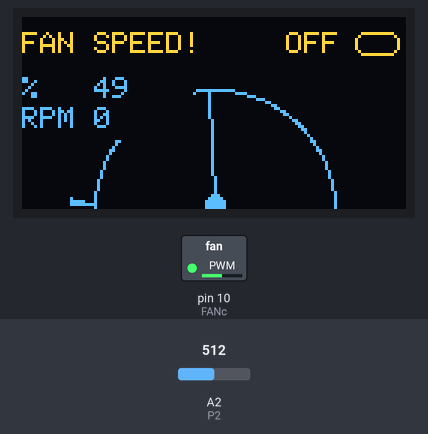
This sketch was run on a simulated Arduino Uno, built with avr-gcc and run on an emulated ATmega328P. Shown: 128×64 one-colour display, switched loads named in the sketch (green lamp = pin HIGH). Inputs (shaded band) come from the test bench; at power-on: A2 (P2) = 512. The OLED is the two-colour kind (top 16 rows yellow).

Above: at 1.2 s.
1.3 s: A2 (P2) set to 528
At 1.8 s:
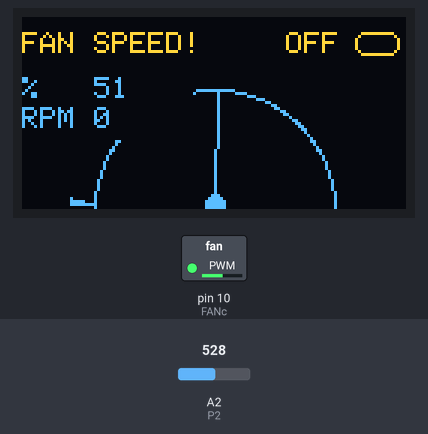
2.8 s: A2 (P2) set to 900
At 3.6 s:
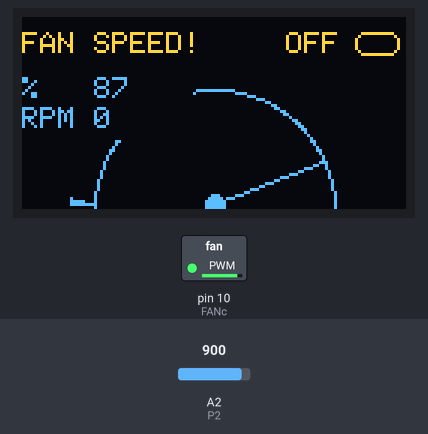
4.3 s: A2 (P2) set to 122
At 5.1 s:
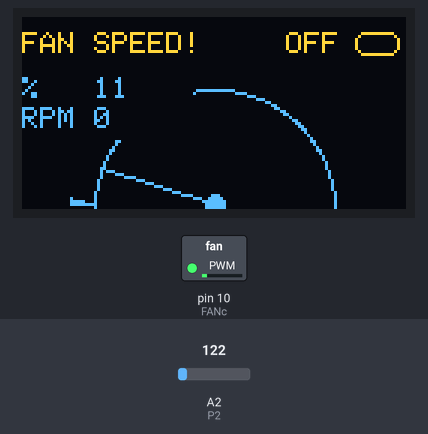
5.8 s: A2 (P2) set to 0
At 6.9 s:
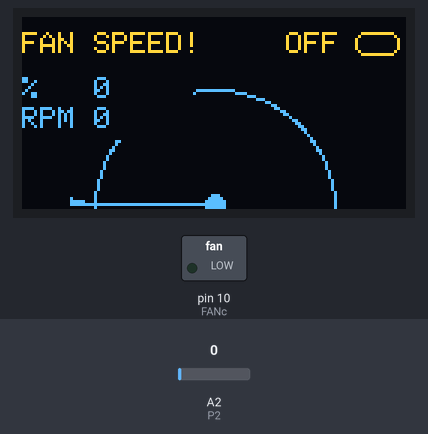
7.3 s: A2 (P2) set to 306
At 8.6 s:
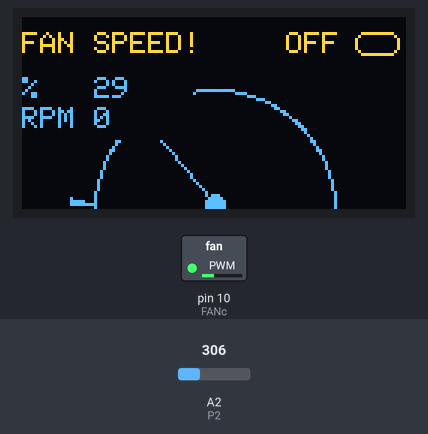
Timing chart, 0 to 9.8 s (numbered marks = the images above; inputs shaded):
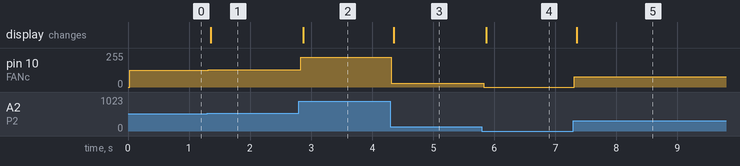

Measured:
- the behaviour switches between 513 and 514 on A2 (P2) (found by bisection; images 0 and 1)
- after the input at 1.3 s, pin 10 (FANc): 127/255 → 131/255 at once; the display: changes after 0.06 s (image 1)
- after the input at 2.8 s, pin 10 (FANc): 131/255 → 224/255 at once; the display: changes after 0.07 s (image 2)
- after the input at 4.3 s, pin 10 (FANc): 224/255 → 30/255 at once; the display: changes after 0.05 s (image 3)
- after the input at 5.8 s, pin 10 (FANc): 30/255 → 0/255 at once; the display: changes after 0.07 s (image 4)
- after the input at 7.3 s, pin 10 (FANc): 0/255 → 76/255 at once; the display: changes after 0.05 s (image 5)

The sketch:

fan_speed.ino
```cpp
#include <Math.h>
#define PI 3.1415926535897932384626433832795

#include <Wire.h>
#include <Adafruit_GFX.h>
#include <Adafruit_SSD1306.h>

#define SCREEN_WIDTH 128 // OLED display width,  in pixels
#define SCREEN_HEIGHT 64 // OLED display height, in pixels

//Declare an SSD1306 display object connected to I2C
Adafruit_SSD1306 oled(SCREEN_WIDTH, SCREEN_HEIGHT, &Wire, -1);

#define USE_TIMER_3     true
#include "TimerInterrupt.h"
#include "ISR_Timer.h"
#define HW_TIMER_INTERVAL_MS         50L
#define TIMER_INTERVAL_500MS        500L
#define TIMER_INTERVAL_1000MS      1000L
ISR_Timer ISR_timer;

//HW pin definition
#define FANc 10 //PWM
#define P2 A2   //Potenciometro
#define TAC 7   //Tachometer

//Global var
volatile long pulseCount = 0;
unsigned long RPMv = 0;
unsigned long lastTime = millis();

int Hz2RPM = 60;
int pulsesBYrev = 2;

void setup() {
  // put your setup code here, to run once:
  pinMode(FANc, OUTPUT);
  analogWrite(FANc, 0);

  pinMode(TAC, INPUT_PULLUP);
  attachInterrupt(digitalPinToInterrupt(TAC), onPulse, RISING);

  // initialize OLED display with address 0x3C for 128x64
  if (!oled.begin(SSD1306_SWITCHCAPVCC, 0x3C)) {
    Serial.println(F("SSD1306 allocation failed"));
    while (true);
  }

  oled.setTextSize(1);          // text size
  oled.setTextColor(WHITE);     // text color

  ITimer3.init();
  ITimer3.attachInterruptInterval(HW_TIMER_INTERVAL_MS, TimerHandler);

  ISR_timer.setInterval(TIMER_INTERVAL_500MS, measureRPM);
  ISR_timer.setInterval(TIMER_INTERVAL_1000MS, OLEDTimerHandler);

  //Serial.begin(9600);
}

void TimerHandler()
{
  ISR_timer.run();
}

void measureRPM()
{
    RPMv = 1000*((float)pulseCount/(millis() - lastTime))*(Hz2RPM/pulsesBYrev);
    pulseCount = 0;
    lastTime = millis();
}

void OLEDTimerHandler()
{
    //OLEDupdate();
    //Serial.print("RPM: "); Serial.println(RPMv);
    //Serial.print("millis: "); Serial.println(millis());
}

void OLEDupdate(){
  int input = analogRead(P2);
  int DutyCycle = map(input, 0, 1023, 0, 255);
  analogWrite(FANc, DutyCycle);

  int DutyCycle_p = map(DutyCycle, 0, 255, 0, 100);
  int RPM_p = map(RPMv, 0, 2070, 0, 100);

  oled.clearDisplay(); // clear display
  oled.setCursor(0, 5);// position to display
  oled.println("FAN SPEED!");

  if(RPMv <10){
    oled.drawRoundRect(SCREEN_WIDTH-17, 5, 15, 8, 3, WHITE);
    oled.setCursor(SCREEN_WIDTH-40, 5);// position to display
    oled.println("OFF");
  }
  if(RPMv >10){
    oled.fillRoundRect(SCREEN_WIDTH-17, 5, 15, 8, 3, WHITE);
    oled.setCursor(SCREEN_WIDTH-40, 5);// position to display
    oled.println("ON!");
  }

  oled.fillCircle(SCREEN_WIDTH/2, SCREEN_HEIGHT, SCREEN_WIDTH*5/16, WHITE);
  oled.fillCircle(SCREEN_WIDTH/2, SCREEN_HEIGHT, SCREEN_WIDTH*5/16*0.99, BLACK);
  oled.fillCircle(SCREEN_WIDTH/2, SCREEN_HEIGHT-2, 3, WHITE);
  oled.drawLine(SCREEN_WIDTH/2, SCREEN_HEIGHT-2, SCREEN_WIDTH/2-SCREEN_WIDTH*5/16*cos(PI*DutyCycle_p/100), SCREEN_HEIGHT-max(2,SCREEN_WIDTH*5/16*sin(PI*DutyCycle_p/100)), WHITE);
//  oled.fillCircle(SCREEN_WIDTH/2-SCREEN_WIDTH*5/16*cos(PI*DutyCycle_p/100), SCREEN_HEIGHT-max(2,SCREEN_WIDTH*5/16*sin(PI*DutyCycle_p/100)), 2, WHITE);
  oled.fillTriangle(
    SCREEN_WIDTH/2-1*SCREEN_WIDTH*5/16*cos(PI*RPM_p/100), SCREEN_HEIGHT-max(2,1*SCREEN_WIDTH*5/16*sin(PI*RPM_p/100)),
    SCREEN_WIDTH/2-1.2*SCREEN_WIDTH*5/16*cos(PI*RPM_p/100+PI/50), SCREEN_HEIGHT-max(2,1.2*SCREEN_WIDTH*5/16*sin(PI*RPM_p/100+PI/50)),
    SCREEN_WIDTH/2-1.2*SCREEN_WIDTH*5/16*cos(PI*RPM_p/100-PI/50), SCREEN_HEIGHT-max(2,1.2*SCREEN_WIDTH*5/16*sin(PI*RPM_p/100-PI/50)),
    WHITE);

  oled.fillRoundRect(0, 19, SCREEN_WIDTH/2*0.9, 22, 0, BLACK);
  char buffer[40];
  oled.setCursor(0, 20);// position to display
  sprintf(buffer, "%%   %d", DutyCycle_p);
  oled.println(buffer); // text to display
  oled.setCursor(0, 30);// position to display
  sprintf(buffer, "RPM %d", RPMv);
  oled.println(buffer); // text to display
  oled.setCursor(0, 40);// position to display

  oled.display();       // show on OLED

//  Serial.print("Entrada: "); Serial.print(input); Serial.print(" Duty Cycle: "); Serial.print(DutyCycle); Serial.print(" Tac: "); Serial.print(RPMv);
//  Serial.println();
}

void loop()
{
  OLEDupdate();
}

void onPulse() {
  pulseCount++;
}
```
